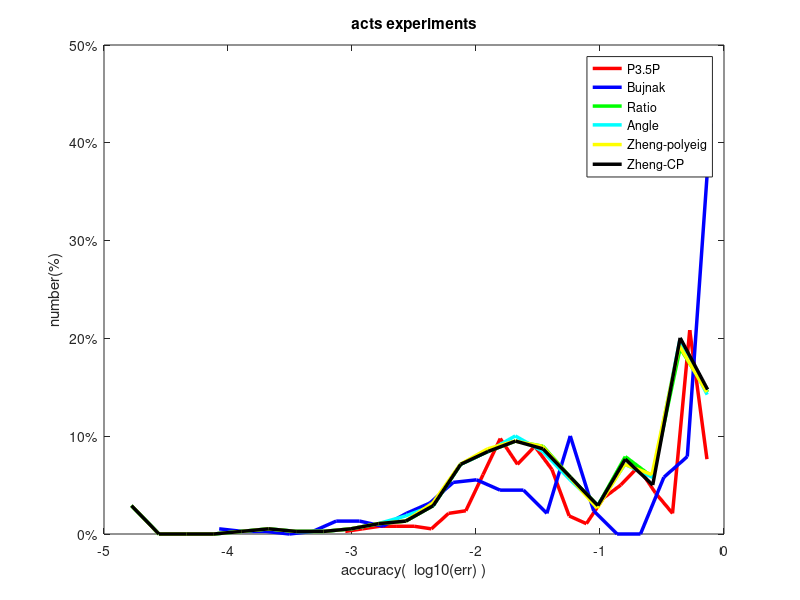

MATLAB code for this plot:
data=load('acts2.txt');
[m,n]=size(data);
fail=[];
for i=1:m
    if (data(i,1)~=9999)
        fail=[fail;i];
    end
end
data=data(fail,:);
num=22;
[h1,b1]=hist(log10(data(:,1)),num);
[h2,b2]=hist(log10(data(:,2)),num);
[h3,b3]=hist(log10(data(:,3)),num);
[h4,b4]=hist(log10(data(:,4)),num);
[h5,b5]=hist(log10(data(:,5)),num);
[h6,b6]=hist(log10(data(:,6)),num);
h1=h1./sum(h1);
h2=h2./sum(h2);
h3=h3./sum(h3);
h4=h4./sum(h4);
h5=h5./sum(h5);
h6=h6./sum(h6);


%set(gca,'yticklabel',{'10%', '20%', '30%', '40%' ,'50%'});

figure('color','w','position',[100 100 360 320]);
hold all;
box on;

wide=2.5;
plot(b1,h1,'r-','linewidth',wide);hold on;
plot(b2,h2,'b-','linewidth',wide);hold on;
plot(b3,h3,'g-','linewidth',wide);hold on;
plot(b4,h4,'c-','linewidth',wide);hold on;
plot(b5,h5,'y-','linewidth',wide);hold on;
plot(b6,h6,'k-','linewidth',wide);hold on;

legend('P3.5P','Bujnak','Ratio','Angle','Zheng-polyeig','Zheng-CP');
title('acts experiments');
ylabel('number(%)');
xlabel('accuracy(  log10(err) )');


yticklabel={};
for ii=0:10:100
    yticklabel=[yticklabel,sprintf('%d%%',ii)];
end
set(gca,'yticklabel',yticklabel);